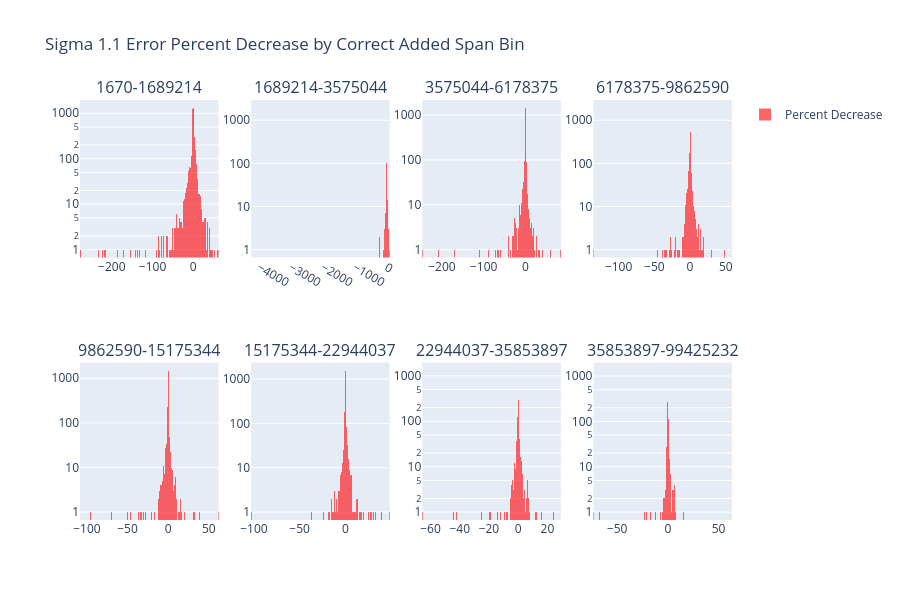

Notebook cell for this chart:
### Code cell
error_change_proportion_by_correct_added_span_bin(S1_1_unary, data[1.1][0]['static_info'])

### Figure 1 — Plotly figure (JSON) as saved in the notebook; plotly's stock layout.template omitted (floating-point values rounded to 4 significant figures; data arrays with more than 128 entries replaced by an {"elided": "..."} marker saying what was removed)
{"data": [{"marker": {"color": "red"}, "name": "Percent Decrease", "opacity": 0.6, "showlegend": true, "type": "histogram", "x": {"elided": "4045 float values"}, "xaxis": "x", "yaxis": "y"}, {"marker": {"color": "red"}, "name": "Percent Decrease", "opacity": 0.6, "showlegend": false, "type": "histogram", "x": {"elided": "4044 float values"}, "xaxis": "x2", "yaxis": "y2"}, {"marker": {"color": "red"}, "name": "Percent Decrease", "opacity": 0.6, "showlegend": false, "type": "histogram", "x": {"elided": "4044 float values"}, "xaxis": "x3", "yaxis": "y3"}, {"marker": {"color": "red"}, "name": "Percent Decrease", "opacity": 0.6, "showlegend": false, "type": "histogram", "x": {"elided": "4044 float values"}, "xaxis": "x4", "yaxis": "y4"}, {"marker": {"color": "red"}, "name": "Percent Decrease", "opacity": 0.6, "showlegend": false, "type": "histogram", "x": {"elided": "4044 float values"}, "xaxis": "x5", "yaxis": "y5"}, {"marker": {"color": "red"}, "name": "Percent Decrease", "opacity": 0.6, "showlegend": false, "type": "histogram", "x": {"elided": "4044 float values"}, "xaxis": "x6", "yaxis": "y6"}, {"marker": {"color": "red"}, "name": "Percent Decrease", "opacity": 0.6, "showlegend": false, "type": "histogram", "x": {"elided": "4044 float values"}, "xaxis": "x7", "yaxis": "y7"}, {"marker": {"color": "red"}, "name": "Percent Decrease", "opacity": 0.6, "showlegend": false, "type": "histogram", "x": {"elided": "4044 float values"}, "xaxis": "x8", "yaxis": "y8"}], "layout": {"annotations": [{"font": {"size": 16}, "showarrow": false, "text": "1670-1689214", "x": 0.1062, "xanchor": "center", "xref": "paper", "y": 1, "yanchor": "bottom", "yref": "paper"}, {"font": {"size": 16}, "showarrow": false, "text": "1689214-3575044", "x": 0.3688, "xanchor": "center", "xref": "paper", "y": 1, "yanchor": "bottom", "yref": "paper"}, {"font": {"size": 16}, "showarrow": false, "text": "3575044-6178375", "x": 0.6313, "xanchor": "center", "xref": "paper", "y": 1, "yanchor": "bottom", "yref": "paper"}, {"font": {"size": 16}, "showarrow": false, "text": "6178375-9862590", "x": 0.8938, "xanchor": "center", "xref": "paper", "y": 1, "yanchor": "bottom", "yref": "paper"}, {"font": {"size": 16}, "showarrow": false, "text": "9862590-15175344", "x": 0.1062, "xanchor": "center", "xref": "paper", "y": 0.375, "yanchor": "bottom", "yref": "paper"}, {"font": {"size": 16}, "showarrow": false, "text": "15175344-22944037", "x": 0.3688, "xanchor": "center", "xref": "paper", "y": 0.375, "yanchor": "bottom", "yref": "paper"}, {"font": {"size": 16}, "showarrow": false, "text": "22944037-35853897", "x": 0.6313, "xanchor": "center", "xref": "paper", "y": 0.375, "yanchor": "bottom", "yref": "paper"}, {"font": {"size": 16}, "showarrow": false, "text": "35853897-99425232", "x": 0.8938, "xanchor": "center", "xref": "paper", "y": 0.375, "yanchor": "bottom", "yref": "paper"}], "barmode": "overlay", "height": 600, "title": {"text": "Sigma 1.1 Error Percent Decrease by Correct Added Span Bin"}, "xaxis": {"anchor": "y", "domain": [0, 0.2125]}, "xaxis2": {"anchor": "y2", "domain": [0.2625, 0.475]}, "xaxis3": {"anchor": "y3", "domain": [0.525, 0.7375]}, "xaxis4": {"anchor": "y4", "domain": [0.7875, 1]}, "xaxis5": {"anchor": "y5", "domain": [0, 0.2125]}, "xaxis6": {"anchor": "y6", "domain": [0.2625, 0.475]}, "xaxis7": {"anchor": "y7", "domain": [0.525, 0.7375]}, "xaxis8": {"anchor": "y8", "domain": [0.7875, 1]}, "yaxis": {"anchor": "x", "domain": [0.625, 1], "type": "log"}, "yaxis2": {"anchor": "x2", "domain": [0.625, 1], "type": "log"}, "yaxis3": {"anchor": "x3", "domain": [0.625, 1], "type": "log"}, "yaxis4": {"anchor": "x4", "domain": [0.625, 1], "type": "log"}, "yaxis5": {"anchor": "x5", "domain": [0, 0.375], "type": "log"}, "yaxis6": {"anchor": "x6", "domain": [0, 0.375], "type": "log"}, "yaxis7": {"anchor": "x7", "domain": [0, 0.375], "type": "log"}, "yaxis8": {"anchor": "x8", "domain": [0, 0.375], "type": "log"}}}
